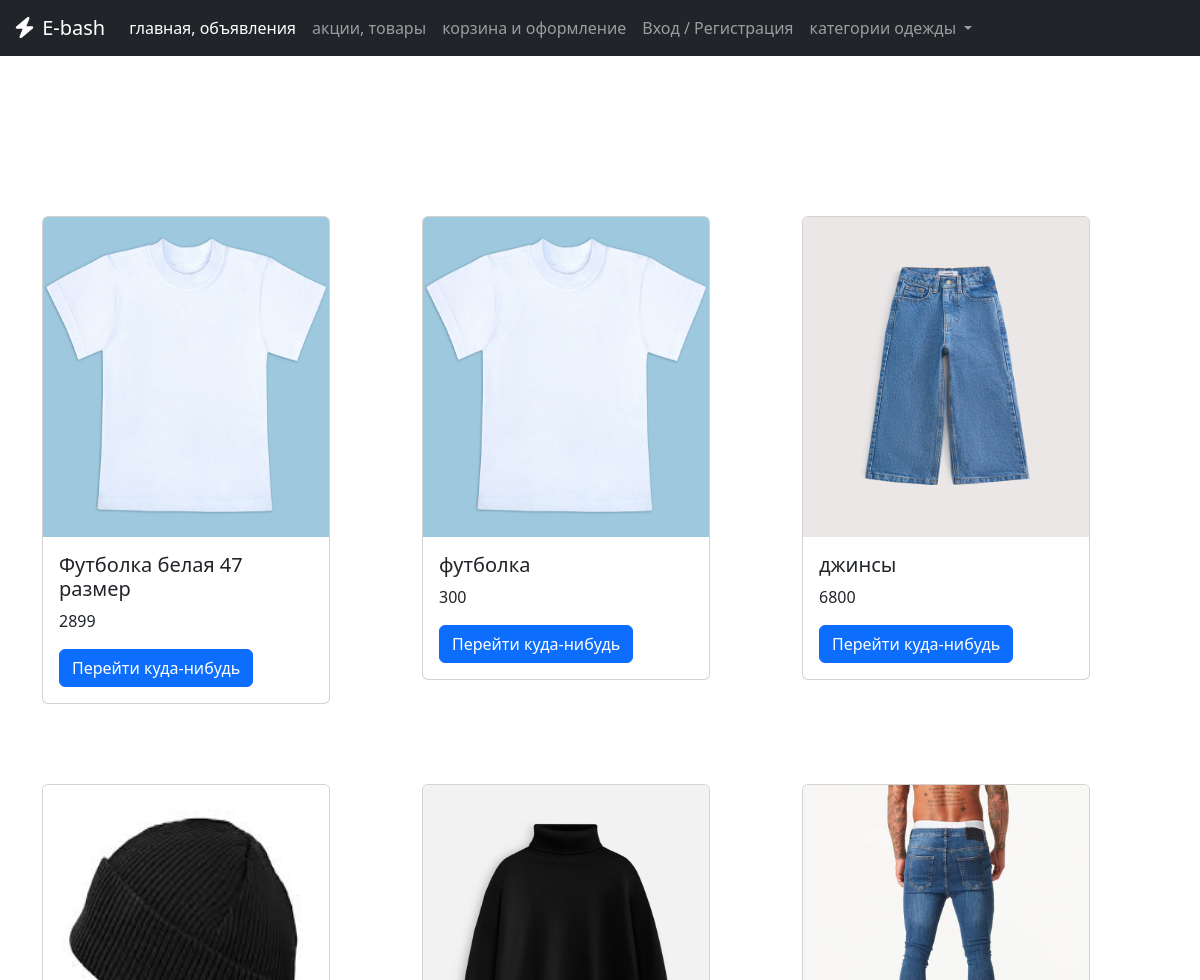
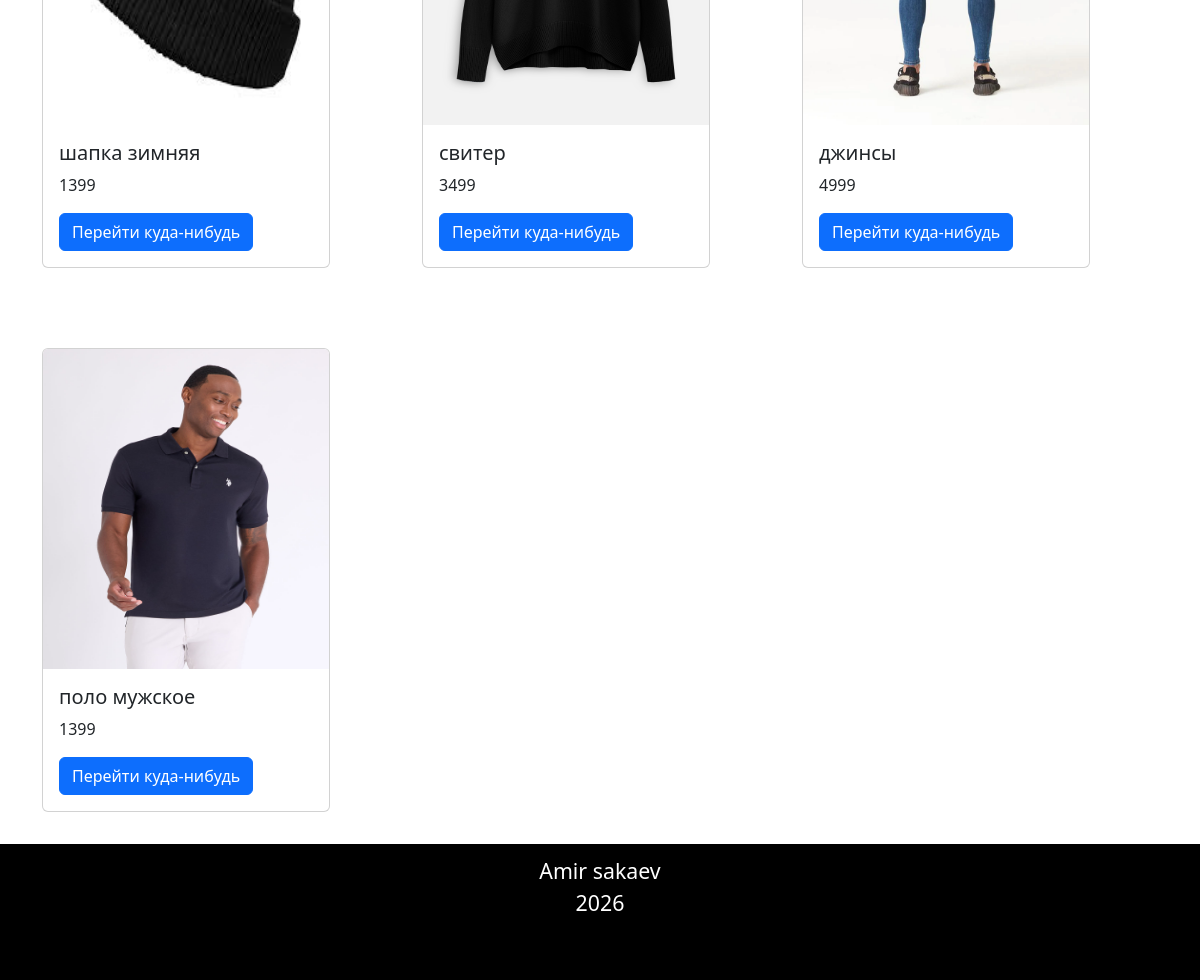
The app's page /items/all with its own data (2 pictures, top to bottom).
### e_bash_app/models.py (models this page shows, shortened)
class Item(models.Model):
    clothing_types = (
        ('headwear', 'головные уборы'),
        ('t-shirt', 'футболка'),
        ('underwear', 'штаны'),
        ('sweater', 'свитера'),
        ('boots', 'ботинки'),
        ('gloves', 'перчатки'),
        ('socks', 'носки'),
    )
    item_title = models.CharField(max_length = 100) # название товара
    price = models.IntegerField() # цена
    photo = models.ImageField() # фото товара
    material = models.CharField(max_length = 20) # материал
    clothing_type = models.CharField(max_length = 20, choices=clothing_types) # вид одежды
    clothing_color = models.CharField(max_length = 20) # цвет одежды
    clothing_size = models.CharField(max_length = 3) # размер одежды
    gender = models.CharField(max_length = 7) #мужское/женское/унисекс
    care = models.CharField(max_length = 100) #уход за вещами
    dop_info = models.TextField() # доп. информация

### e_bash_app/views.py (the view, shortened to what this page needs)
# urls.py: path('items/<str:clothing_type>', views.items_list, name='items_list'),
def items_list(request, clothing_type):
    clothing_type_name = ''
    if clothing_type == 'all':
        item = Item.objects.all()
        clothing_type_name = 'Всё'
    context = {
        'items_list' : item,
        'clothing_type' : clothing_type_name
    }
    return render(request, 'items_list.html', context)

### e_bash_app/templates/items_list.html (shortened to what this page needs)
{% extends 'base.html' %}
{% load static %}
{% block css %}
    <link rel="stylesheet" href={% static 'css/header.css' %}>
    <link rel="stylesheet" href={% static 'css/item.css' %}>
{% endblock %}
{% block content %}
<main class="container" id="item">
    <div class="row items-container" onclick="window.location={{ items.id }};">
    {% for items in items_list %}
        <div class="col-4">
            <div class="card" style="width: 18rem;">
                <img src="{{ items.photo.url }}" class="card-img-top item-img" alt="{{ items.item_title }}">
                <div class="card-body">
                    <h5 class="card-title">{{ items.item_title }}</h5>
                    <p class="card-text">{{ items.price }}</p>
                    <a href="/item/{{ items.id }}" class="btn btn-primary">Перейти куда-нибудь</a>
                </div>
            </div>
        </div>
    {% endfor %}
    </div>
</main>
{% endblock %}

### e_bash_app/static/css/item.css (style rules this page uses)
#item { margin-top: 2rem; margin-bottom: 2rem; }
.card { margin-top: 5rem; }
.item-img { height: 20rem; }
.items-container { margin-top: 5rem; }

### records on screen
Item: photo (picture), item_title "Футболка белая 47 размер", price "2899"
Item: photo (picture), item_title "футболка", price "300"
Item: photo (picture), item_title "джинсы", price "6800"
Item: photo (picture), item_title "шапка зимняя", price "1399"
Item: photo (picture), item_title "свитер", price "3499"
Item: photo (picture), item_title "джинсы", price "4999"
Item: photo (picture), item_title "поло мужское", price "1399"
